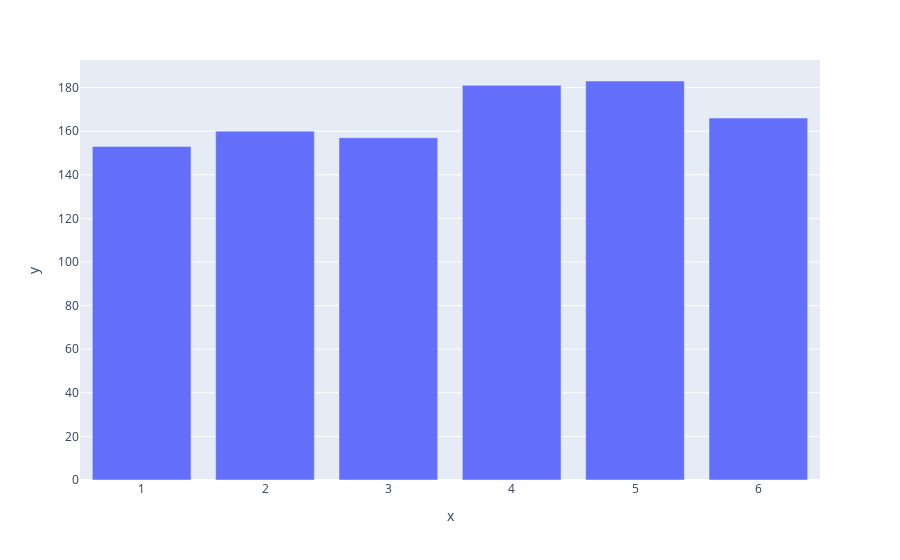

Source (notebook cell):
### Markdown cell above
__The full program:__

### Code cell
from random import randint
import plotly.express as px

class Die: #A class representing a single die.
    def __init__(self, num_sides=6): #Assume a six-sided die
        self.num_sides = num_sides
    
    def roll(self): #Return a random value between 1 and number of sides
        return randint(1, self.num_sides)

# Create a D6.
die = Die()

# Make some rolls, and store results in a list.

results = []
for n in range(1000):
    result = die.roll()
    results.append(result)

# Analyze the results.
frequencies = []
toss_results = range(1, die.num_sides+1)
for value in toss_results:
    frequency = results.count(value)
    frequencies.append(frequency)
print(frequencies)

# Visualize the results.
fig = px.bar(x=toss_results, y=frequencies)
fig.show()

### Figure 1 — Plotly figure (JSON) as saved in the notebook; plotly's stock layout.template omitted (floating-point values rounded to 4 significant figures)
{"data": [{"alignmentgroup": "True", "hovertemplate": "x=%{x}<br>y=%{y}<extra></extra>", "legendgroup": "", "marker": {"color": "#636efa", "pattern": {"shape": ""}}, "name": "", "offsetgroup": "", "orientation": "v", "showlegend": false, "textposition": "auto", "type": "bar", "x": [1, 2, 3, 4, 5, 6], "xaxis": "x", "y": [153, 160, 157, 181, 183, 166], "yaxis": "y"}], "layout": {"barmode": "relative", "legend": {"tracegroupgap": 0}, "margin": {"t": 60}, "xaxis": {"anchor": "y", "domain": [0, 1], "title": {"text": "x"}}, "yaxis": {"anchor": "x", "domain": [0, 1], "title": {"text": "y"}}}}
